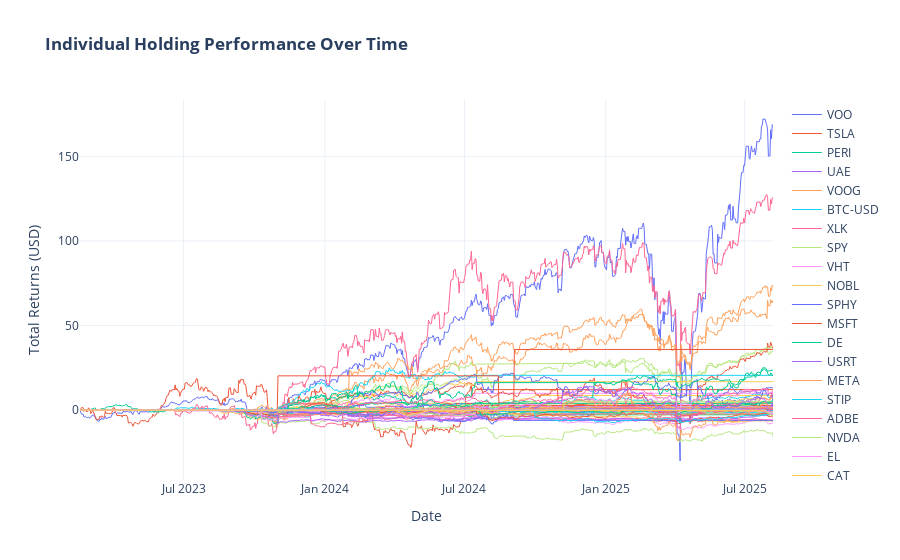

The notebook cell saved with this chart:
### Markdown cell above
Ensure commissions are factored in. (Current amount excludes commission fee)

### Code cell
fig_holdings = go.Figure()

for symbol in total_returns.columns:
    fig_holdings.add_trace(
        go.Scatter(
            x=total_returns.index,
            y=total_returns[symbol],
            mode="lines",
            name=symbol,
            line=dict(width=1),
        )
    )

fig_holdings.update_layout(
    title_text="<b>Individual Holding Performance Over Time</b>",
    template="plotly_white",
    xaxis_title="Date",
    yaxis_title=f"Total Returns ({config.BASE_CURRENCY})",
)

fig_holdings.show()

### Figure 1 — Plotly figure (JSON) as saved in the notebook; plotly's stock layout.template omitted (floating-point values rounded to 4 significant figures; data arrays with more than 128 entries replaced by an {"elided": "..."} marker saying what was removed)
{"data": [{"line": {"width": 1}, "mode": "lines", "name": "VOO", "type": "scatter", "x": {"elided": "904 str values"}, "y": {"elided": "904 float values"}}, {"line": {"width": 1}, "mode": "lines", "name": "TSLA", "type": "scatter", "x": {"elided": "904 str values"}, "y": {"elided": "904 float values"}}, {"line": {"width": 1}, "mode": "lines", "name": "PERI", "type": "scatter", "x": {"elided": "904 str values"}, "y": {"elided": "904 float values"}}, {"line": {"width": 1}, "mode": "lines", "name": "UAE", "type": "scatter", "x": {"elided": "904 str values"}, "y": {"elided": "904 float values"}}, {"line": {"width": 1}, "mode": "lines", "name": "VOOG", "type": "scatter", "x": {"elided": "904 str values"}, "y": {"elided": "904 float values"}}, {"line": {"width": 1}, "mode": "lines", "name": "BTC-USD", "type": "scatter", "x": {"elided": "904 str values"}, "y": {"elided": "904 float values"}}, {"line": {"width": 1}, "mode": "lines", "name": "XLK", "type": "scatter", "x": {"elided": "904 str values"}, "y": {"elided": "904 float values"}}, {"line": {"width": 1}, "mode": "lines", "name": "SPY", "type": "scatter", "x": {"elided": "904 str values"}, "y": {"elided": "904 float values"}}, {"line": {"width": 1}, "mode": "lines", "name": "VHT", "type": "scatter", "x": {"elided": "904 str values"}, "y": {"elided": "904 float values"}}, {"line": {"width": 1}, "mode": "lines", "name": "NOBL", "type": "scatter", "x": {"elided": "904 str values"}, "y": {"elided": "904 float values"}}, {"line": {"width": 1}, "mode": "lines", "name": "SPHY", "type": "scatter", "x": {"elided": "904 str values"}, "y": {"elided": "904 float values"}}, {"line": {"width": 1}, "mode": "lines", "name": "MSFT", "type": "scatter", "x": {"elided": "904 str values"}, "y": {"elided": "904 float values"}}, {"line": {"width": 1}, "mode": "lines", "name": "DE", "type": "scatter", "x": {"elided": "904 str values"}, "y": {"elided": "904 float values"}}, {"line": {"width": 1}, "mode": "lines", "name": "USRT", "type": "scatter", "x": {"elided": "904 str values"}, "y": {"elided": "904 float values"}}, {"line": {"width": 1}, "mode": "lines", "name": "META", "type": "scatter", "x": {"elided": "904 str values"}, "y": {"elided": "904 float values"}}, {"line": {"width": 1}, "mode": "lines", "name": "STIP", "type": "scatter", "x": {"elided": "904 str values"}, "y": {"elided": "904 float values"}}, {"line": {"width": 1}, "mode": "lines", "name": "ADBE", "type": "scatter", "x": {"elided": "904 str values"}, "y": {"elided": "904 float values"}}, {"line": {"width": 1}, "mode": "lines", "name": "NVDA", "type": "scatter", "x": {"elided": "904 str values"}, "y": {"elided": "904 float values"}}, {"line": {"width": 1}, "mode": "lines", "name": "EL", "type": "scatter", "x": {"elided": "904 str values"}, "y": {"elided": "904 float values"}}, {"line": {"width": 1}, "mode": "lines", "name": "CAT", "type": "scatter", "x": {"elided": "904 str values"}, "y": {"elided": "904 float values"}}, {"line": {"width": 1}, "mode": "lines", "name": "BKNG", "type": "scatter", "x": {"elided": "904 str values"}, "y": {"elided": "904 float values"}}, {"line": {"width": 1}, "mode": "lines", "name": "BA", "type": "scatter", "x": {"elided": "904 str values"}, "y": {"elided": "904 float values"}}, {"line": {"width": 1}, "mode": "lines", "name": "SHOP", "type": "scatter", "x": {"elided": "904 str values"}, "y": {"elided": "904 float values"}}, {"line": {"width": 1}, "mode": "lines", "name": "LUX", "type": "scatter", "x": {"elided": "904 str values"}, "y": {"elided": "904 float values"}}, {"line": {"width": 1}, "mode": "lines", "name": "IBB", "type": "scatter", "x": {"elided": "904 str values"}, "y": {"elided": "904 float values"}}, {"line": {"width": 1}, "mode": "lines", "name": "COIN", "type": "scatter", "x": {"elided": "904 str values"}, "y": {"elided": "904 float values"}}, {"line": {"width": 1}, "mode": "lines", "name": "OCSL", "type": "scatter", "x": {"elided": "904 str values"}, "y": {"elided": "904 float values"}}, {"line": {"width": 1}, "mode": "lines", "name": "TPVG", "type": "scatter", "x": {"elided": "904 str values"}, "y": {"elided": "904 float values"}}, {"line": {"width": 1}, "mode": "lines", "name": "GSBD", "type": "scatter", "x": {"elided": "904 str values"}, "y": {"elided": "904 float values"}}, {"line": {"width": 1}, "mode": "lines", "name": "NVO", "type": "scatter", "x": {"elided": "904 str values"}, "y": {"elided": "904 float values"}}, {"line": {"width": 1}, "mode": "lines", "name": "LLY", "type": "scatter", "x": {"elided": "904 str values"}, "y": {"elided": "904 float values"}}, {"line": {"width": 1}, "mode": "lines", "name": "TQQQ", "type": "scatter", "x": {"elided": "904 str values"}, "y": {"elided": "904 float values"}}, {"line": {"width": 1}, "mode": "lines", "name": "MOAT", "type": "scatter", "x": {"elided": "904 str values"}, "y": {"elided": "904 float values"}}, {"line": {"width": 1}, "mode": "lines", "name": "BRW", "type": "scatter", "x": {"elided": "904 str values"}, "y": {"elided": "904 float values"}}, {"line": {"width": 1}, "mode": "lines", "name": "CLM", "type": "scatter", "x": {"elided": "904 str values"}, "y": {"elided": "904 float values"}}, {"line": {"width": 1}, "mode": "lines", "name": "SPXL", "type": "scatter", "x": {"elided": "904 str values"}, "y": {"elided": "904 float values"}}, {"line": {"width": 1}, "mode": "lines", "name": "GOF", "type": "scatter", "x": {"elided": "904 str values"}, "y": {"elided": "904 float values"}}, {"line": {"width": 1}, "mode": "lines", "name": "CEFS", "type": "scatter", "x": {"elided": "904 str values"}, "y": {"elided": "904 float values"}}, {"line": {"width": 1}, "mode": "lines", "name": "ALDAR", "type": "scatter", "x": {"elided": "904 str values"}, "y": {"elided": "904 float values"}}, {"line": {"width": 1}, "mode": "lines", "name": "BURJEEL", "type": "scatter", "x": {"elided": "904 str values"}, "y": {"elided": "904 float values"}}, {"line": {"width": 1}, "mode": "lines", "name": "CHADX15", "type": "scatter", "x": {"elided": "904 str values"}, "y": {"elided": "904 float values"}}, {"line": {"width": 1}, "mode": "lines", "name": "IHC", "type": "scatter", "x": {"elided": "904 str values"}, "y": {"elided": "904 float values"}}, {"line": {"width": 1}, "mode": "lines", "name": "EMAAR", "type": "scatter", "x": {"elided": "904 str values"}, "y": {"elided": "904 float values"}}, {"line": {"width": 1}, "mode": "lines", "name": "MULTIPLY", "type": "scatter", "x": {"elided": "904 str values"}, "y": {"elided": "904 float values"}}, {"line": {"width": 1}, "mode": "lines", "name": "ASM", "type": "scatter", "x": {"elided": "904 str values"}, "y": {"elided": "904 float values"}}, {"line": {"width": 1}, "mode": "lines", "name": "AMR", "type": "scatter", "x": {"elided": "904 str values"}, "y": {"elided": "904 float values"}}, {"line": {"width": 1}, "mode": "lines", "name": "AMZN", "type": "scatter", "x": {"elided": "904 str values"}, "y": {"elided": "904 float values"}}, {"line": {"width": 1}, "mode": "lines", "name": "INDA", "type": "scatter", "x": {"elided": "904 str values"}, "y": {"elided": "904 float values"}}, {"line": {"width": 1}, "mode": "lines", "name": "VBK", "type": "scatter", "x": {"elided": "904 str values"}, "y": {"elided": "904 float values"}}, {"line": {"width": 1}, "mode": "lines", "name": "PAK", "type": "scatter", "x": {"elided": "904 str values"}, "y": {"elided": "904 float values"}}, {"line": {"width": 1}, "mode": "lines", "name": "KSA", "type": "scatter", "x": {"elided": "904 str values"}, "y": {"elided": "904 float values"}}, {"line": {"width": 1}, "mode": "lines", "name": "IJR", "type": "scatter", "x": {"elided": "904 str values"}, "y": {"elided": "904 float values"}}, {"line": {"width": 1}, "mode": "lines", "name": "MCHI", "type": "scatter", "x": {"elided": "904 str values"}, "y": {"elided": "904 float values"}}, {"line": {"width": 1}, "mode": "lines", "name": "SPSM", "type": "scatter", "x": {"elided": "904 str values"}, "y": {"elided": "904 float values"}}, {"line": {"width": 1}, "mode": "lines", "name": "EWJ", "type": "scatter", "x": {"elided": "904 str values"}, "y": {"elided": "904 float values"}}, {"line": {"width": 1}, "mode": "lines", "name": "MBB", "type": "scatter", "x": {"elided": "904 str values"}, "y": {"elided": "904 float values"}}, {"line": {"width": 1}, "mode": "lines", "name": "IPO", "type": "scatter", "x": {"elided": "904 str values"}, "y": {"elided": "904 float values"}}, {"line": {"width": 1}, "mode": "lines", "name": "ARKK", "type": "scatter", "x": {"elided": "904 str values"}, "y": {"elided": "904 float values"}}, {"line": {"width": 1}, "mode": "lines", "name": "XLF", "type": "scatter", "x": {"elided": "904 str values"}, "y": {"elided": "904 float values"}}, {"line": {"width": 1}, "mode": "lines", "name": "VXUS", "type": "scatter", "x": {"elided": "904 str values"}, "y": {"elided": "904 float values"}}, {"line": {"width": 1}, "mode": "lines", "name": "ROM", "type": "scatter", "x": {"elided": "904 str values"}, "y": {"elided": "904 float values"}}, {"line": {"width": 1}, "mode": "lines", "name": "ARM", "type": "scatter", "x": {"elided": "904 str values"}, "y": {"elided": "904 float values"}}, {"line": {"width": 1}, "mode": "lines", "name": "RYAAY", "type": "scatter", "x": {"elided": "904 str values"}, "y": {"elided": "904 float values"}}, {"line": {"width": 1}, "mode": "lines", "name": "APO", "type": "scatter", "x": {"elided": "904 str values"}, "y": {"elided": "904 float values"}}, {"line": {"width": 1}, "mode": "lines", "name": "KKR", "type": "scatter", "x": {"elided": "904 str values"}, "y": {"elided": "904 float values"}}, {"line": {"width": 1}, "mode": "lines", "name": "JPMB", "type": "scatter", "x": {"elided": "904 str values"}, "y": {"elided": "904 float values"}}, {"line": {"width": 1}, "mode": "lines", "name": "SMOT", "type": "scatter", "x": {"elided": "904 str values"}, "y": {"elided": "904 float values"}}, {"line": {"width": 1}, "mode": "lines", "name": "XLV", "type": "scatter", "x": {"elided": "904 str values"}, "y": {"elided": "904 float values"}}, {"line": {"width": 1}, "mode": "lines", "name": "BRK-B", "type": "scatter", "x": {"elided": "904 str values"}, "y": {"elided": "904 float values"}}, {"line": {"width": 1}, "mode": "lines", "name": "BX", "type": "scatter", "x": {"elided": "904 str values"}, "y": {"elided": "904 float values"}}], "layout": {"title": {"text": "<b>Individual Holding Performance Over Time</b>"}, "xaxis": {"title": {"text": "Date"}}, "yaxis": {"title": {"text": "Total Returns (USD)"}}}}
